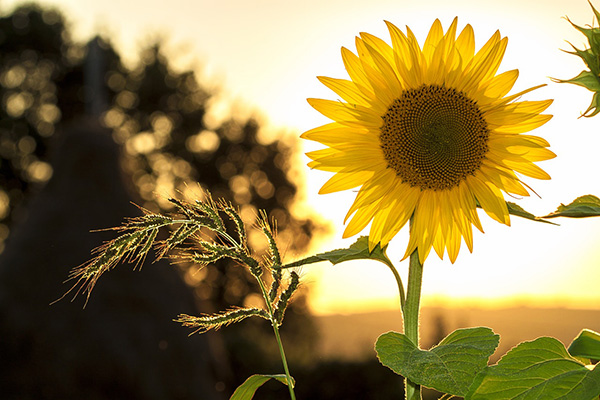
#> input picture sunflower.jpg, 600 x 400 px, found by its file name
$ python '14-12-23[26].py'
#> lines starting #> are read from the running program, lines starting #| are printed output that depends on the picture; after the words box and inside, x2 and y2 are one past the last pixel; in counts of white or black regions, pixels touching at a corner belong together
#Convert to colored image to binary
import cv2
import matplotlib.pyplot as plt
image=cv2.imread("A:\\Apps\\anaconda\\spyder\\DIP practise\\sunflower.jpg")
#> image is the input picture: shape (400, 600, 3); mean B, G, R 78.6, 128.9, 146.8
cv2.imshow("Original",image)
cv2.waitKey(0)
cv2.destroyAllWindows()
image=cv2.cvtColor(image,cv2.COLOR_BGR2RGB)
gray_image=cv2.cvtColor(image,cv2.COLOR_BGR2GRAY)
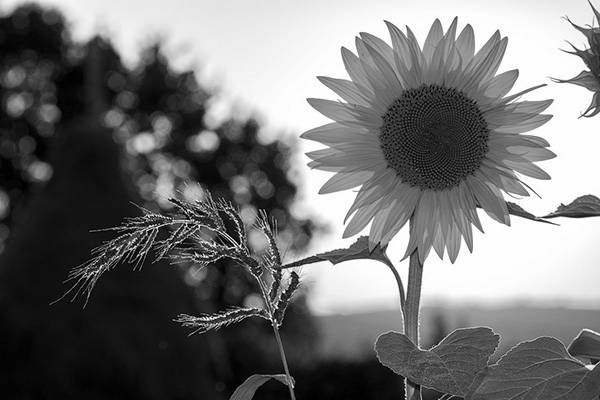
#> gray_image: shape (400, 600); min 0, max 255, mean 115.9
plt.imshow(gray_image,cmap="gray")
(thresh,binary_image)=cv2.threshold(gray_image,175,255,cv2.THRESH_BINARY)
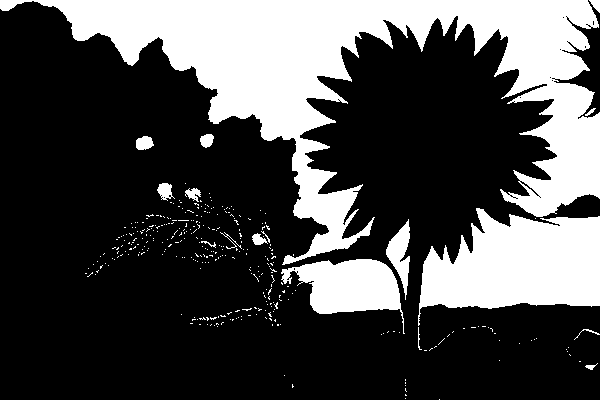
#> binary_image: shape (400, 600); 29% white; 342 white regions (325 under 20 px), largest, box (x1, y1, x2, y2) and area: (0, 0, 600, 265) 48322, (418, 208, 600, 326) 13855, (281, 259, 405, 334) 4660
plt.imshow(binary_image,cmap='gray')
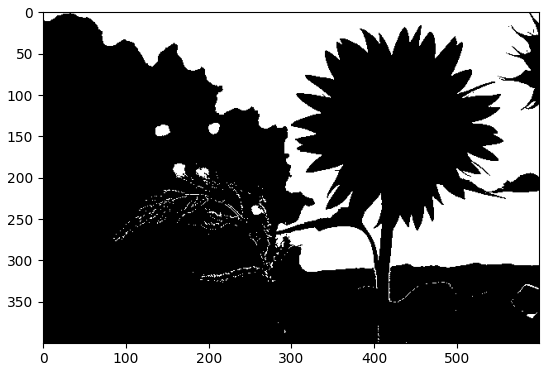
#> figure drawn by matplotlib, 1 panel

$ run again, with 3circle.jpg copied over sunflower.jpg
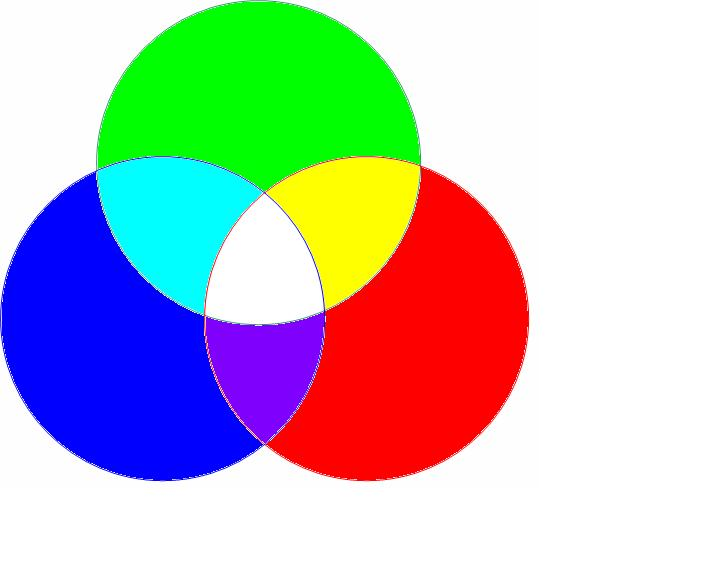
#> input picture 3circle.jpg, 720 x 570 px, found by its file name
#> image is the input picture: shape (570, 720, 3); mean B, G, R 190.6, 190.4, 187.5
#> `(thresh,binary_image)=cv2.threshold(gray_image,175,255,cv2.THRESH_BINA..`:
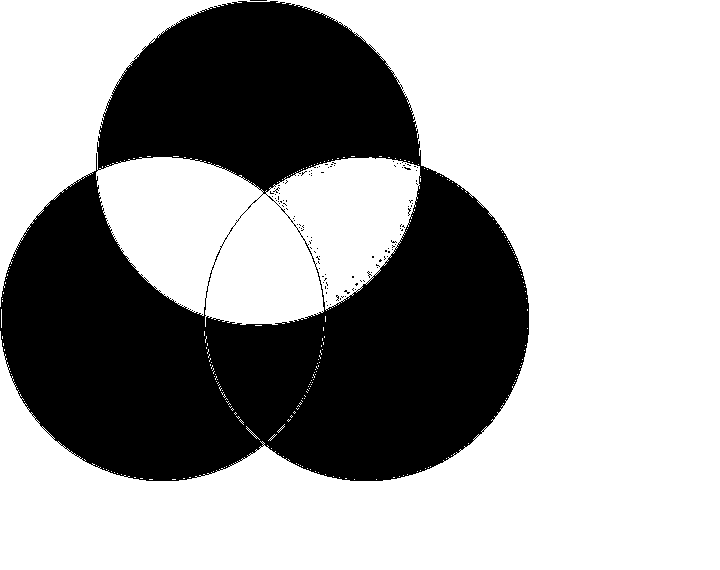
#> binary_image: shape (570, 720); 64.4% white; 119 black regions (118 under 20 px), largest, box (x1, y1, x2, y2) and area: (0, 1, 529, 481) 145607
#> `plt.imshow(binary_image,cmap='gray')`:
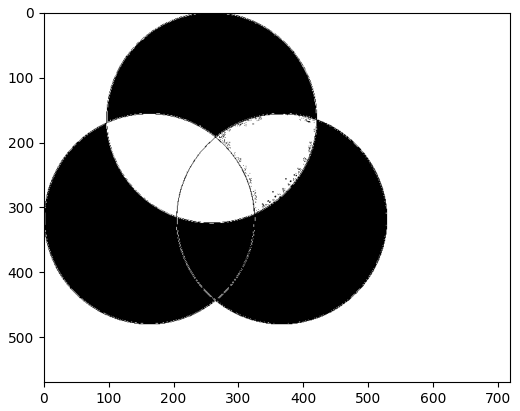
#> figure drawn by matplotlib, 1 panel
